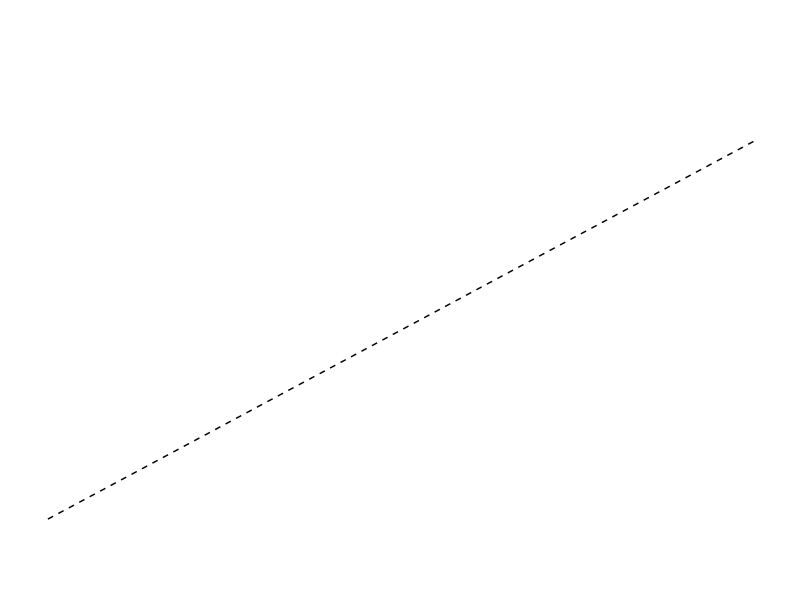
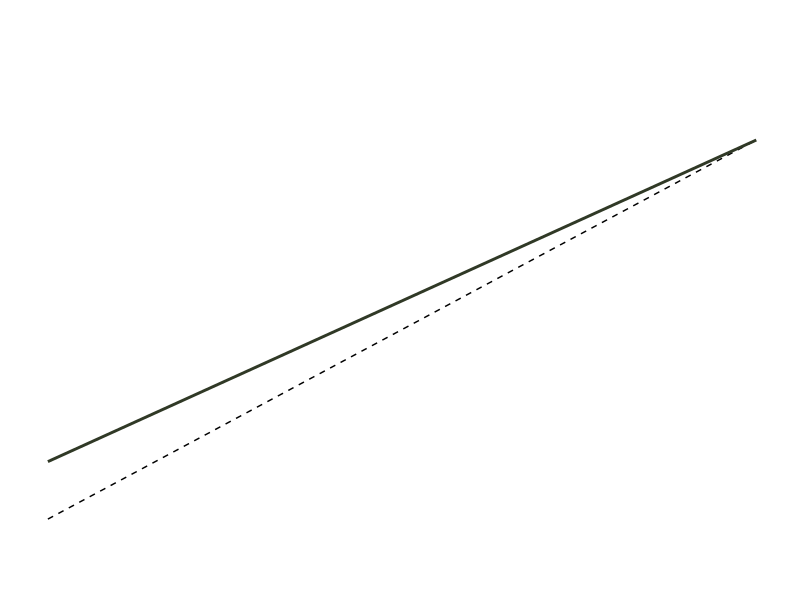
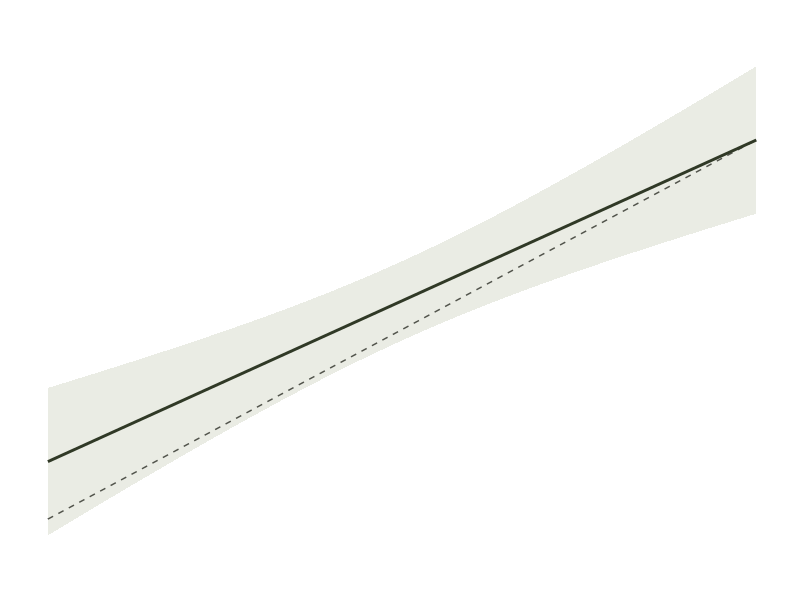
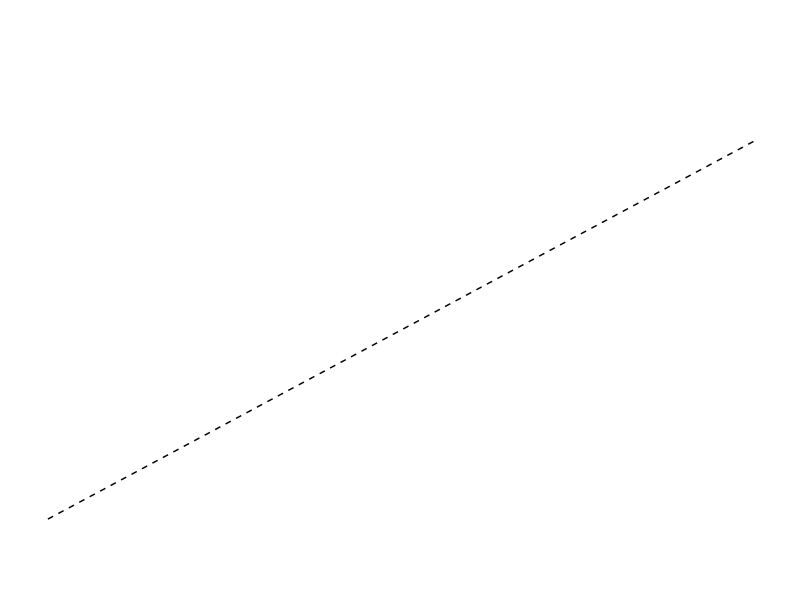
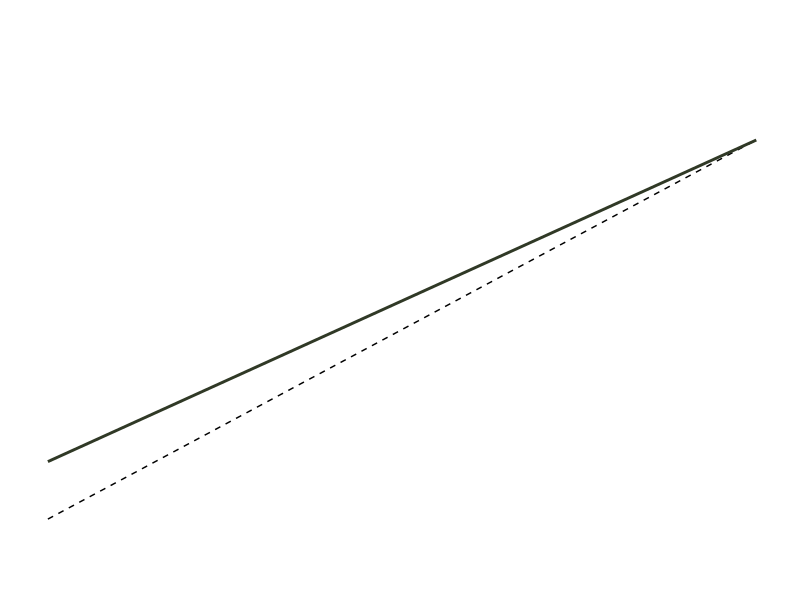
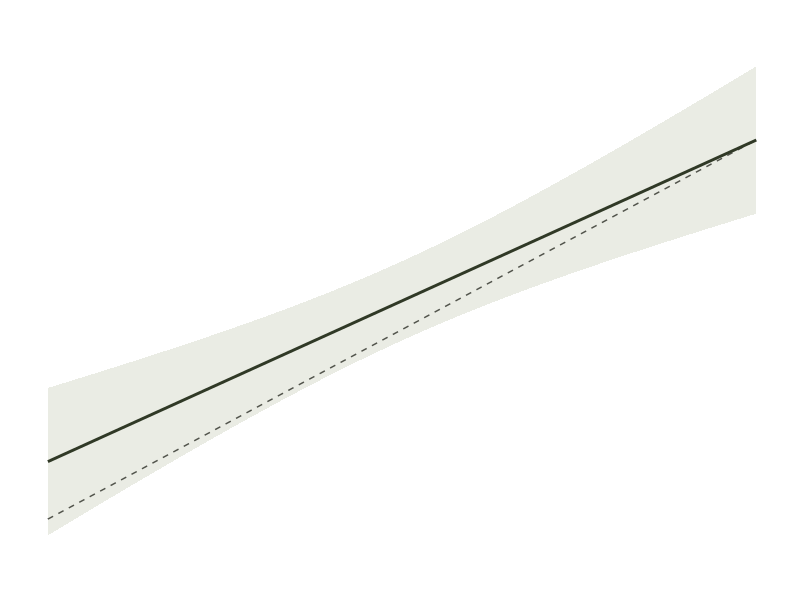
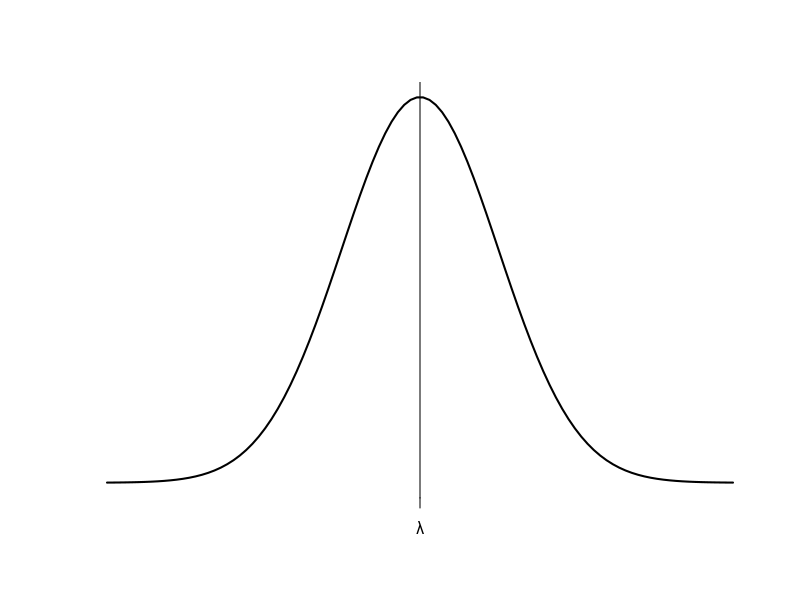

Source code (R) for these figures, in order:
# Script to make a little example plot(s) of accuracy and precision

library(ggplot2)
library(ggpubr)

set.seed(42)

theme_set(ggpubr::theme_transparent())

x = 1:10

df = data.frame(
  "x" = x,
  "y" = x*2
)
df$y_est = sapply(df$y, function(x) runif(1, x-5, x+5))

ggplot(df) +
  geom_line(aes(x = x, y = y), lty = 2) +
  coord_cartesian(ylim = c(0, 25))
ggsave("figures/presentation_demoAccuracy_truetrend.png", width = 6.41, height = 4.06)


ggplot(df) +
  geom_line(aes(x = x, y = y), lty = 2) +
  geom_smooth(aes(x = x, y = y_est), method = "lm", alpha = 0, col = "#303926", fill = "#cacfbc")+
  coord_cartesian(ylim = c(0, 25))
ggsave("figures/presentation_demoAccuracy_noci.png", width = 6.41, height = 4.06)


ggplot(df) +
  geom_line(aes(x = x, y = y), lty = 2) +
  geom_smooth(aes(x = x, y = y_est), method = "lm", col = "#303926", fill = "#cacfbc")+
  coord_cartesian(ylim = c(0, 25))
ggsave("figures/presentation_demoAccuracy.png", width = 6.41, height = 4.06)

png("figures/presentation_demoAccuracy_lambda.png")
x <- seq(-4, 4, length=100)
y <- dnorm(x)
plot(x,y, type = "l", lwd = 2, axes = FALSE, xlab = "", ylab = "")
abline(v = 0)
axis(1, at = 0, labels = c("λ"))
dev.off()

